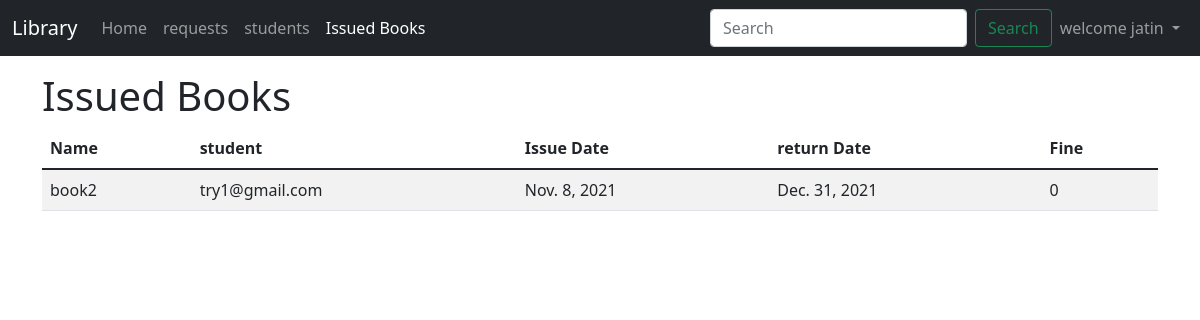
The page /teacher/issuedBooks/ (signed in) on the database its author committed.
### home/models.py (models this page shows, shortened)
class myUser(AbstractUser):
    userTypes=[
        ('teacher','teacher'),
        ('student','student')
    ]
    userType=models.CharField(
        max_length=7,
        choices=userTypes,
        default='student'
        )

class BOOK(models.Model):
    book_id=models.AutoField(primary_key=True)
    name=models.CharField(max_length=50)
    author=models.CharField(max_length=50)
    genre=models.CharField(max_length=50)
    genres = [
        ('Drama', 'Drama'),
        ('Fantasy', 'Fantasy'),
        ('Fiction', 'Fiction'),
        ('Horror', 'Horror'),
        ('Mythology', 'Mythology'),
        ('Mystery','Mystery'),
        ('Science Fiction','Science Fiction')
    ]
    genre = models.CharField(
        max_length=15,
        choices=genres,
        default='Drama',
    )
    statusValue=[
        ('available','available'),
        ('not available','not available')
    ]
    status=models.CharField(max_length=13,choices=statusValue,default='available')

### teacher/models.py (models this page shows, shortened)
class isseuBook(models.Model):
    issue_id=models.AutoField(primary_key=True)
    user=models.ForeignKey(myUser,null=True,on_delete=models.CASCADE)
    book=models.ForeignKey(BOOK,null=True,on_delete=models.CASCADE)
    issue_date=models.DateField()
    return_date=models.DateField()
    def calculate_fine(self):
        fine=0
        if date.today() > self.return_date:
            fine=date.today() - self.return_date
            fine=str(fine).split(',')[0]
            fine=str(fine).split(' ')[0]
        return fine

### teacher/views.py (the view)
# urls.py: path('issuedBooks/',views.issuedBooks,name='issuedBooks'),
@login_required
def issuedBooks(request):
    if request.user.userType!='teacher':
        return redirect('/')
    iBooks=isseuBook.objects.all()
    param={'iBooks':iBooks}
    return render(request,'teacher/issuedBooks.html',param)

### templates/teacher/issuedBooks.html (shortened to what this page needs)
{% extends 'teacher/base2.html' %}
{% block issuedBooksActive %}active{% endblock issuedBooksActive %}
{% block body %}
    <div class="container my-3">
        <div id="table" class="my-3">
            <h1>Issued Books</h1>
            <table class="table table-striped table-hover">
                <thead>
                    <tr>
                        <th scope="col">Name</th>
                        <th scope="col">student</th>
                        <th scope="col">Issue Date</th>
                        <th scope="col">return Date</th>
                        <th scope="col">Fine</th>
                    </tr>
                </thead>
                {% for book in iBooks %}
                <tr>
                    <td>{{book.book.name}}</td>
                    <td>{{book.user}}</td>
                    <td>{{book.issue_date}}</td>
                    <td>{{book.return_date}}</td>
                    <td>{{book.calculate_fine}}</td>
                </tr>
                {% endfor %}
            </table>
        </div>
    </div>
{% endblock body %}

### templates/teacher/base2.html (shortened to what this page needs)
<!doctype html>
<html lang="en">
<head>
    <link href="https://cdn.jsdelivr.net/npm/bootstrap@5.1.1/dist/css/bootstrap.min.css" rel="stylesheet"
>
</head>
<body>
    <nav class="navbar navbar-expand-lg navbar-dark bg-dark">
        <div class="container-fluid">
            <a class="navbar-brand" href="#">Library</a>
            <div class="collapse navbar-collapse" id="navbarSupportedContent">
                <ul class="navbar-nav me-auto mb-2 mb-lg-0">
                    <li class="nav-item">
                        <a class="nav-link {% block homeActive %}{% endblock homeActive %}" aria-current="page" href="/teacher">Home</a>
                    </li>
                    <li class="nav-item">
                        <a class="nav-link {% block requestsActive %}{% endblock requestsActive %}" aria-current="page" href={% url 'requests' %}>requests</a>
                    </li>
                    <li class="nav-item">
                        <a class="nav-link {% block studentsActive %}{% endblock studentsActive %}" aria-current="page" href={% url 'students' %}>students</a>
                    </li>
                    <li class="nav-item">
                        <a class="nav-link {% block issuedBooksActive %}{% endblock issuedBooksActive %}" aria-current="page" href={% url 'issuedBooks' %}>Issued Books</a>
                    </li>
                </ul>
                <form class="d-flex">
                    <input class="form-control me-2" type="search" id='searchText' placeholder="Search" aria-label="Search">
                    <button class="btn btn-outline-success" onclick="search()" type="submit">Search</button>
                </form>
                <ul class="navbar-nav ml-auto mb-2 mb-lg-0">
                    <li class="nav-item dropdown">
                        <a class="nav-link dropdown-toggle" href="#" id="navbarDropdown" role="button" data-bs-toggle="dropdown" aria-expanded="false">
                            welcome {{request.user.first_name}}
                        </a>
                        </li>
                </ul>
            </div>
        </div>
    </nav>
    {% block body %} {% endblock body %}
</body>
</html>

### rows shown on the page
myUser: user.first_name "jatin"
isseuBook: book.name "book2", user "try1@gmail.com", issue_date "Nov. 8, 2021", return_date "Dec. 31, 2021", calculate_fine "0"
